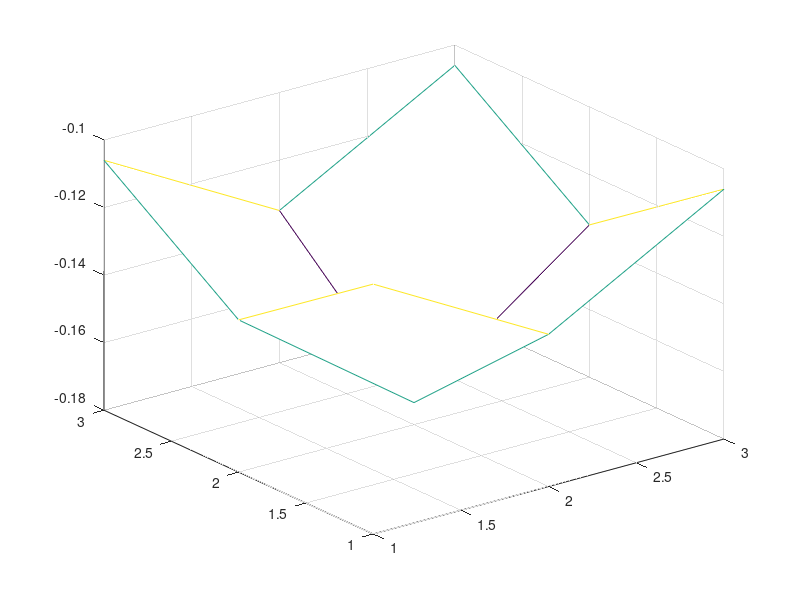

This figure's MATLAB source:
N=4;
number_U=(N-1)^2;
A=zeros(number_U);
Max_I=100000;
h=pi/(2*N);
for i=1:number_U
    for j=1:number_U
    if i==j
        A(i,j)=-4;
    elseif j==i+1 && mod(j,N-1)~=1;
        A(i,j)=1;
    elseif j==i-1 && mod(j,N-1)~=0;
        A(i,j)=1;
    elseif i==j-(N-1)
        A(i,j)=1;
    elseif i==j+(N-1)
        A(i,j)=1;
    end
end
end

D=diag(diag(A));
L=tril(A)-D;
P=triu(A)-D;
F=ones(number_U,1)*h^2;
U = zeros(number_U,1);
r0=norm(F);
for i=1:Max_I
U=D\(F-(P+L)*U);
if norm(F-A*U)/r0 < 1e-6
    i
    break;
    
end
end
mesh(reshape(U,N-1,N-1))


